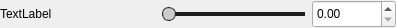
<?xml version="1.0" encoding="UTF-8"?>
<ui version="4.0">
 <class>HFloatSliderWidget</class>
 <widget class="QWidget" name="HFloatSliderWidget">
  <property name="geometry">
   <rect>
    <x>0</x>
    <y>0</y>
    <width>396</width>
    <height>28</height>
   </rect>
  </property>
  <property name="minimumSize">
   <size>
    <width>0</width>
    <height>28</height>
   </size>
  </property>
  <property name="windowTitle">
   <string>Form</string>
  </property>
  <property name="styleSheet">
   <string notr="true">QWidget#floater {
	/*background: #212121; */
}

QSlider::sub-page {
	border: 0px solid transparent;
	height: 2px;
	background: #3498db;
	margin: 2px 0;
}


QSlider::groove:horizontal {
    border: 0px solid transparent;
    height: 4px;
    background: #1e1e1e;
    margin: 2px 0;
}

QSlider::handle:horizontal {
    background-color: #CCC;
    width: 12px;
    border: 1px solid #1e1e1e;
    margin: -5px 0px;
    border-radius:7px;
}

QSlider::handle:horizontal:pressed {
    background-color: #AAA;
    width: 12px;
    border: 1px solid #1e1e1e;
    margin: -5px 0px;
    border-radius: 7px;
}

QSlider::handle:horizontal:disabled {
    background-color: #bbbbbb;
    width: 12px;
    border: 0px solid transparent;
    margin: -1px -1px;
    border-radius: 4px;
}</string>
  </property>
  <layout class="QHBoxLayout" name="horizontalLayout">
   <property name="leftMargin">
    <number>0</number>
   </property>
   <property name="topMargin">
    <number>0</number>
   </property>
   <property name="rightMargin">
    <number>0</number>
   </property>
   <property name="bottomMargin">
    <number>0</number>
   </property>
   <item>
    <widget class="QLabel" name="label">
     <property name="sizePolicy">
      <sizepolicy hsizetype="Preferred" vsizetype="Preferred">
       <horstretch>2</horstretch>
       <verstretch>0</verstretch>
      </sizepolicy>
     </property>
     <property name="maximumSize">
      <size>
       <width>16777215</width>
       <height>16777215</height>
      </size>
     </property>
     <property name="text">
      <string>TextLabel</string>
     </property>
    </widget>
   </item>
   <item>
    <widget class="QWidget" name="floater" native="true">
     <property name="sizePolicy">
      <sizepolicy hsizetype="Preferred" vsizetype="Preferred">
       <horstretch>3</horstretch>
       <verstretch>0</verstretch>
      </sizepolicy>
     </property>
     <layout class="QHBoxLayout" name="horizontalLayout_2">
      <property name="spacing">
       <number>7</number>
      </property>
      <property name="leftMargin">
       <number>0</number>
      </property>
      <property name="topMargin">
       <number>0</number>
      </property>
      <property name="rightMargin">
       <number>0</number>
      </property>
      <property name="bottomMargin">
       <number>0</number>
      </property>
      <item>
       <widget class="QSlider" name="slider">
        <property name="sizePolicy">
         <sizepolicy hsizetype="Preferred" vsizetype="Preferred">
          <horstretch>0</horstretch>
          <verstretch>0</verstretch>
         </sizepolicy>
        </property>
        <property name="value">
         <number>0</number>
        </property>
        <property name="orientation">
         <enum>Qt::Horizontal</enum>
        </property>
        <property name="tickPosition">
         <enum>QSlider::NoTicks</enum>
        </property>
       </widget>
      </item>
      <item>
       <widget class="QDoubleSpinBox" name="spinbox">
        <property name="sizePolicy">
         <sizepolicy hsizetype="MinimumExpanding" vsizetype="Preferred">
          <horstretch>0</horstretch>
          <verstretch>0</verstretch>
         </sizepolicy>
        </property>
        <property name="maximumSize">
         <size>
          <width>84</width>
          <height>16777215</height>
         </size>
        </property>
       </widget>
      </item>
     </layout>
    </widget>
   </item>
  </layout>
 </widget>
 <resources/>
 <connections/>
</ui>
